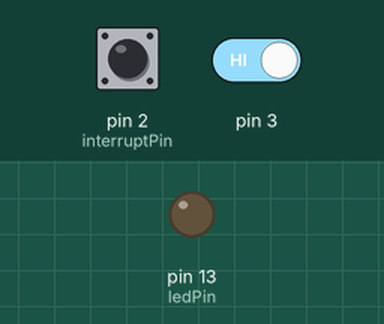
This sketch was run on a simulated Arduino Uno, built with avr-gcc and run on an emulated ATmega328P. Shown: output pins drawn as LEDs (lit = HIGH). The test bench sets the inputs (shaded band); at power-on: pin 3 HIGH, pin 2 (interruptPin) HIGH. What the sketch prints to the serial monitor is not drawn.

Above: at 5.0 s.
5.1 s: pin 3 driven LOW
At 5.27 s:
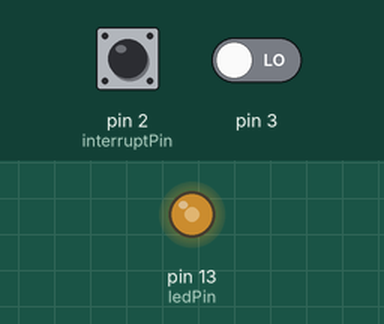
At 20.2 s:
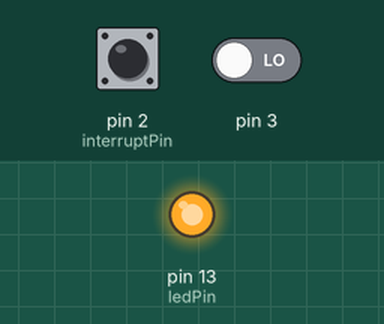
Timing chart, 0 to 20.6 s (numbered marks = the images above; inputs shaded):
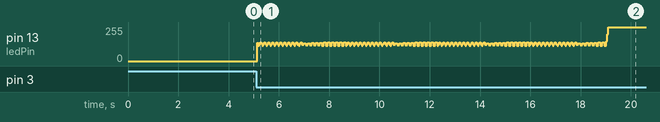

The sketch:

Lab9.ino
```cpp
#define ledPin 13
#define interruptPin 2 // тільки пін 2 (INT0) або 3 (INT1) для Arduiono Uno
volatile byte state = LOW;

void setup() {
  pinMode(ledPin, OUTPUT);
  pinMode(interruptPin, INPUT_PULLUP);
  // ISC11 = 0, ISC10 = 0, ISC01 = 0, ISC00 = 1
  EICRA = 0b00000011; // RISING - режим переривання зміна сигналу з 1 в 0
  EIMSK = 0b00000011; // INT1=1(on), INT0=1(on)
  // те саме, але по іншому записано:
  //EICRA = 1 << ISC00;
  //EIMSK = 1 << INT0;

  Serial.begin(9600);
  while(1){}
}

void loop() {

}

ISR(INT0_vect) {
  state = !state;
    digitalWrite(ledPin, state);
     Serial.println("ISR " + String(state));
}

ISR(INT1_vect) {
  state = !state;
    digitalWrite(ledPin, state);
     Serial.println("ISR " + String(state));
}
```
